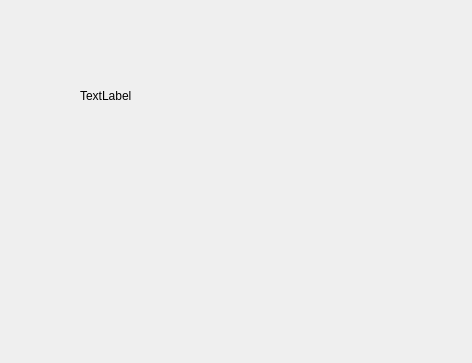
<?xml version="1.0" encoding="UTF-8"?>
<ui version="4.0">
 <class>DialogCt</class>
 <widget class="QDialog" name="DialogCt">
  <property name="geometry">
   <rect>
    <x>0</x>
    <y>0</y>
    <width>472</width>
    <height>363</height>
   </rect>
  </property>
  <property name="windowTitle">
   <string>Dialog</string>
  </property>
  <widget class="QLabel" name="label">
   <property name="geometry">
    <rect>
     <x>80</x>
     <y>20</y>
     <width>171</width>
     <height>151</height>
    </rect>
   </property>
   <property name="text">
    <string>TextLabel</string>
   </property>
  </widget>
 </widget>
 <resources/>
 <connections/>
</ui>
